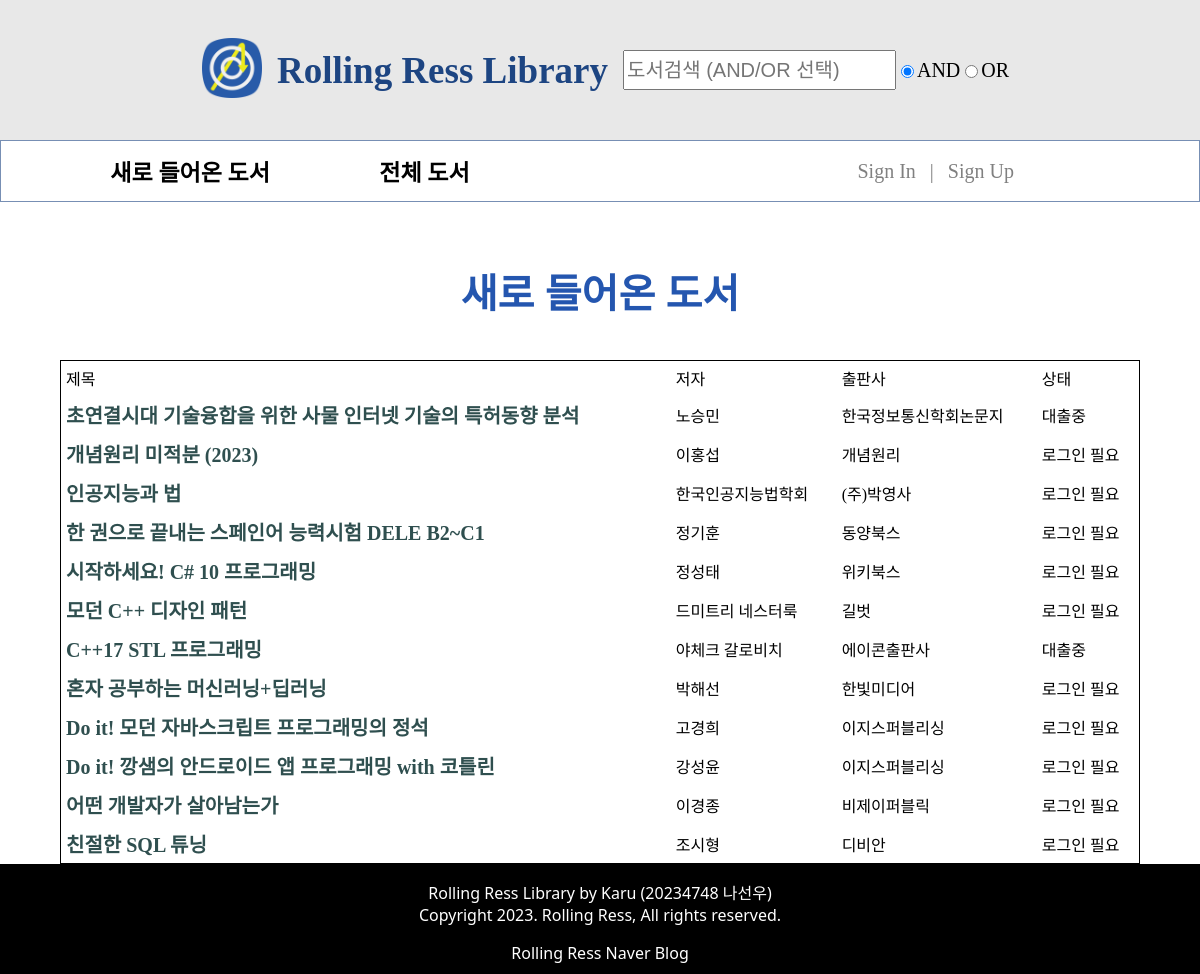
Before: /books/new.php with the older database file.
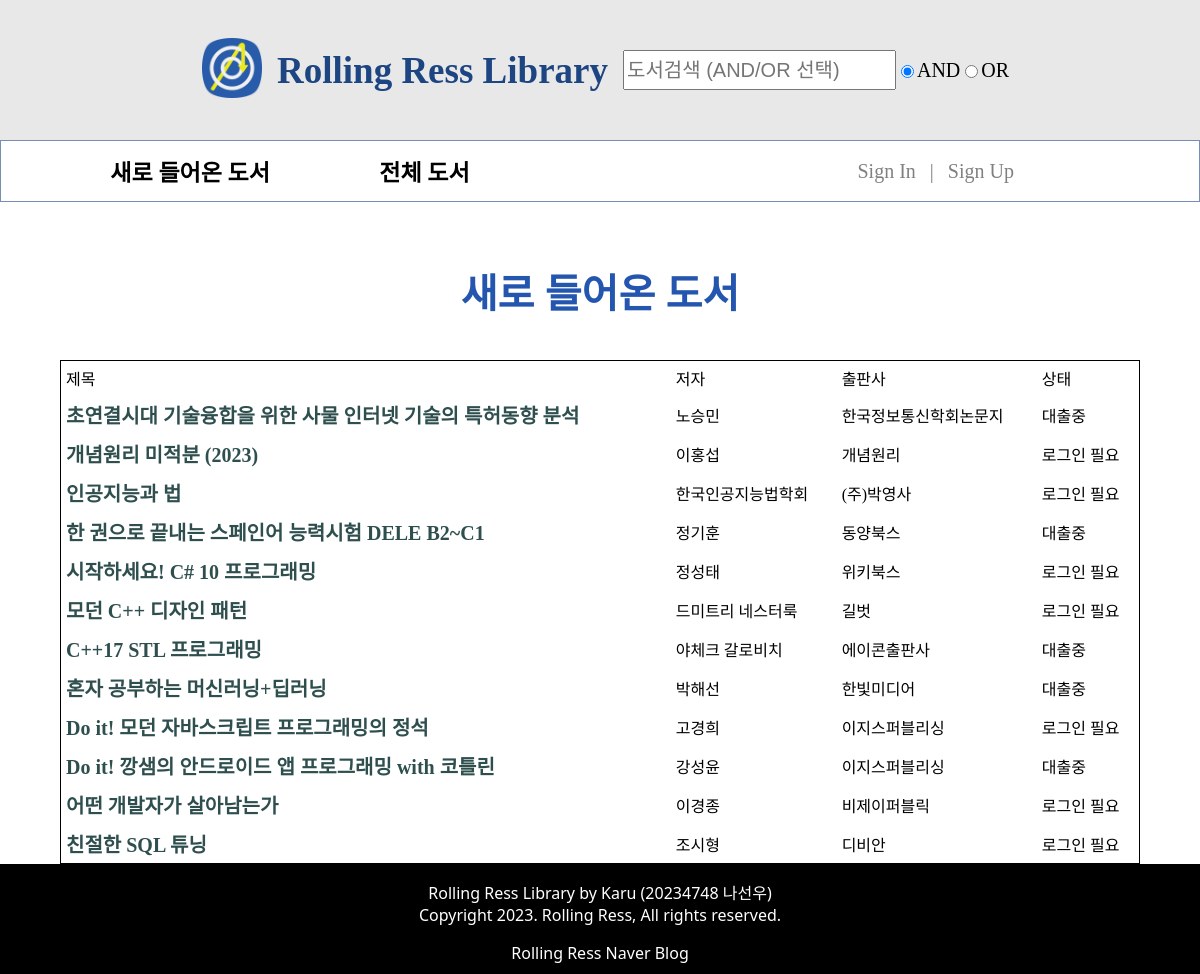
After: the same page with the newer database file.
### tables this page shows
CREATE TABLE `bookinfo` (
  `isbn` bigint NOT NULL,
  `title` varchar(80) NOT NULL,
  `author` varchar(45) NOT NULL,
  `publisher` varchar(45) NOT NULL,
  `takenby` varchar(45) DEFAULT NULL,
  `uploaded` date DEFAULT NULL,
  PRIMARY KEY (`isbn`)
);

### books/new.php (the view, shortened to what this page needs)
<?php
    include '../db/connect.php';
    $query = "SELECT * FROM bookinfo
        WHERE DATEDIFF(uploaded, NOW()) <= (
            SELECT AVG(DATEDIFF(uploaded, NOW()))
            FROM bookinfo
        )";
    $stmt = $connect->prepare($query);
    $stmt->execute();
    $result = $stmt->get_result();
    $is_admin = ($_COOKIE['userlevel'] ?? "") == 'admin';
?>
<!DOCTYPE html>
<html lang="ko">
<head>
    <link rel="stylesheet" href="/styles/pages/listall.css">
    <link rel="stylesheet" href="/styles/form.css">
    <link rel="stylesheet" href="/styles/attribute.css">
    <link rel="stylesheet" href="/styles/part/header.css">
    <link rel="stylesheet" href="/styles/part/nav.css">
    <link rel="stylesheet" href="/styles/part/footer.css">
</head>
<body>
    <div id="wrap">
        <header include-html="/htmls/header.html"></header>
        <nav include-html="/htmls/nav.html"></nav>
        <article>
            <h1>새로 들어온 도서</h1>
            <table cellspacing="0" cellpadding="5">
                <tr>
                    <td>제목</td>
                    <td>저자</td>
                    <td>출판사</td>
                    <td>상태</td>
                </tr>
                <?php while ($row = $result->fetch_array()): ?>
                    <tr>
                    <td>
                        <?php if ($is_admin): ?>
                            <a href='/manage/about.php?isbn=<? echo $row['isbn'] ?>'>
                        <?php else: ?>
                            <a href='/books/about.php?isbn=<? echo $row['isbn'] ?>'>
                        <?php endif; ?>
                        <span class='book_title'><? echo $row['title'] ?></span>
                        </a>
                    </td>
                    <td><? echo $row['author'] ?></td>
                    <td><? echo $row['publisher'] ?></td>
                    <?php if (empty($row['takenby'])): ?>
                        <?php if (isset($_COOKIE['userlevel'])): ?>
                            <td><mark>이용 가능</mark></td>
                        <? else: ?>
                            <td>로그인 필요</td>
                        <? endif; ?>
                    <? else: ?>
                        <td>대출중</td>
                    <? endif ?>
                    </tr>
            <?php endwhile ?>
            </table>
        </article>
    </div>
    <footer include-html="/htmls/footer.html"></footer>
</body>
</html>

Changed rows visible on the page:
changed bookinfo "한 권으로 끝내는 스페인어 능력시험 DELE B2~C1": takenby "로그인 필요" → "대출중"
changed bookinfo "혼자 공부하는 머신러닝+딥러닝": takenby "로그인 필요" → "대출중"
changed bookinfo "Do it! 깡샘의 안드로이드 앱 프로그래밍 with 코틀린": takenby "로그인 필요" → "대출중"
